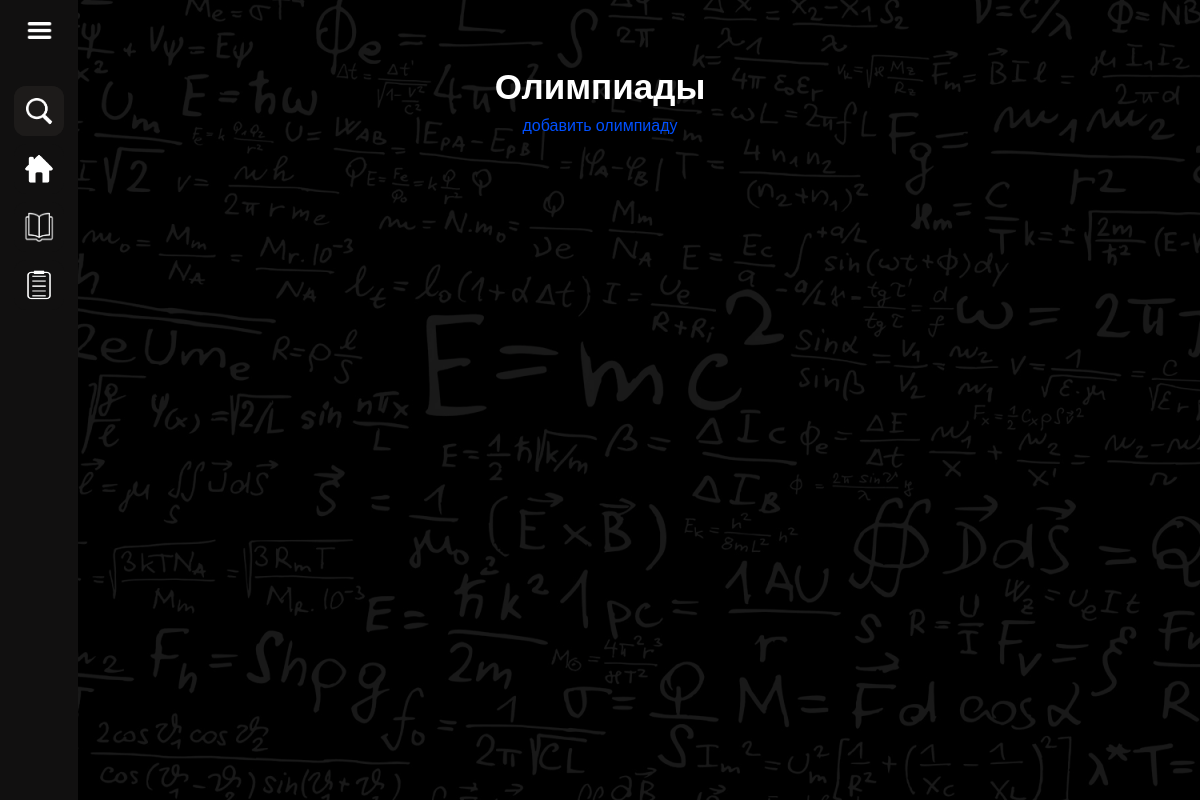
The page /phisics/ (signed in) on the database as committed earlier.
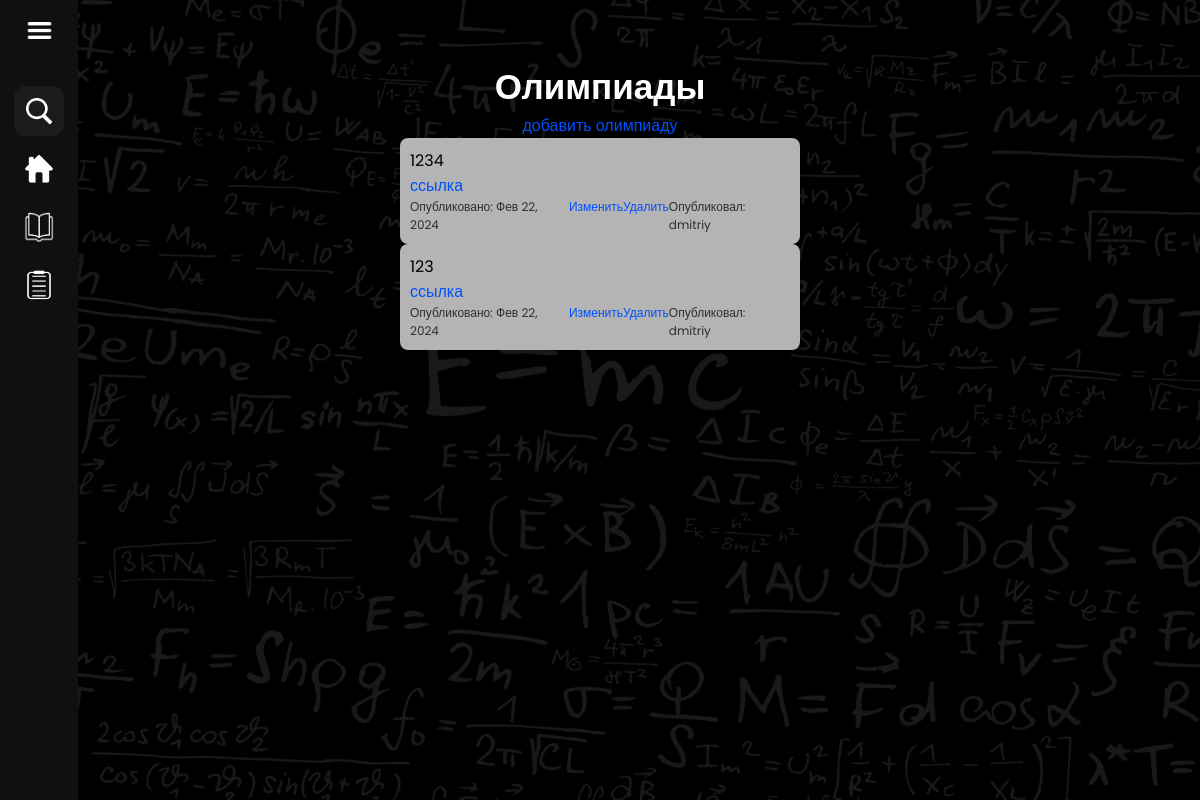
The same page on the database as committed later.
### blog/models.py (models this page shows, shortened)
class Post(models.Model):
    title = models.CharField(max_length=120)
    content = models.TextField()
    index = models.CharField(max_length=1)
    published_at = models.DateTimeField(default=timezone.now)
    author = models.ForeignKey(User, on_delete=models.CASCADE)
    class Meta:
        ordering = ['-published_at']

### blog/views.py (the view)
# urls.py: path('phisics/', views.phisics, name='phisics'),
def phisics(request):
    posts = Post.objects.filter(index='p')
    context = {
        'posts': posts,
        'group': request.user.groups.all()
    }
    return render(request, 'blog/phisics.html', context)

### blog/templates/blog/phisics.html (shortened to what this page needs)
{% extends 'base.html' %}
{%load static %}
{% block sbar %}
      <div class="logo-details">
        <i class='bx bx-menu' id="btn"><img src="{% static 'imajes/3lines.png' %}" style="width: 27px; height: 27px;"/></i>
      </div>
      <ul class="nav-list">
        <li>
          <i class='bx bx-search' style="width: 27px; padding-left: 1px; padding-top: 2px;"><img src="{% static 'imajes/loupe.png' %}" style="width: 27px; height: 27px;"/></i>
        </li>
        <li>
          <a href="{% url 'posts' %}">
            <i class='bx bx-user'><img src="{% static 'imajes/home.png' %}" /></i>
          </a>
        </li>
        <li>
          <a href="#">
            <i class='bx bx-user'><img src="{% static 'imajes/book.png' %}" style="filter:invert(180);" /></i>
          </a>
        </li>
        <li>
          <a href="{% url 'phisics-task' %}">
            <i class='bx bx-user'><img src="{% static 'imajes/taskimg.png' %}" style="filter:invert(180);" /></i>
          </a>
        </li>
      </ul>
{% endblock sbar %}
{% block content %}
    <section class="home">
        <div class="backgroundimgp"></div>
    	<ul class="wrapper">
            <h2 style="color: #fff; font-size: 35px;">Олимпиады</h2>
            {% if request.user.is_authenticated and group %}
                <a href="{% url 'post-create' %}">добавить олимпиаду</a>
            {% endif %}
            {% for post in posts %}
                <li class="block">
                    <div class="background">
                        <p>{{ post.title }}</p>
                        <a href="{{ post.content }}">ссылка</a>
                        <small>Опубликовано: {{ post.published_at | date:"M d, Y" }}
                            {% if request.user.is_authenticated and group %}
                                <a href="{% url 'post-edit' post.id %}">Изменить</a>
                                <a href="{% url 'post-delete' post.id%}">Удалить</a>
                                Опубликовал: {{ post.author }}
                            {% endif %}
                        </small>
                    </div>
                </li>
            {% endfor %}
        </ul>
    </section>
{% endblock content %}

### templates/base.html (shortened to what this page needs)
{%load static %}
<!DOCTYPE html>
<html lang="en" >
  <head>
    <link rel="stylesheet" href="{% static 'css/style1.css' %}" />
  </head>
  <body>
    <div class="sidebar">
      {%block sbar%}
      {%endblock sbar%}
    </div>
    <div class="main-content">
      {%block content%}
      {%endblock content%}
    </div>
  </body>
</html>

### static/css/style1.css (style rules this page uses)
.main-content { background-color: #000; }
.backgroundimgp, .backgroundimgm, .backgroundimgi { width: 100%; height: 100vh; position: fixed; background-color: #000; background-position: center; background-size: cover; pointer-events: none; }
.backgroundimgp { background-image: url("../imajes/phisicsbackground.jpg"); filter: brightness(0.1); }
.wrapper { position: absolute; top: 5%; width: 100%; display: flex; flex-direction: column; align-items: center; justify-content: center; padding: 20px 100px; overflow: hidden; background: transparent; }
.wrapper a { text-decoration: none; color: #0150ff; }
.sidebar { position: fixed; left: 0; top: 0; height: 100%; width: 78px; background: #111010; padding: 6px 14px; z-index: 99; transition: all 0.5s ease; }
.sidebar .logo-details { height: 60px; display: flex; align-items: center; position: relative; }
.sidebar .logo-details #btn { position: absolute; top: 50%; right: 0; transform: translateY(-50%); font-size: 22px; transition: all 0.4s ease; font-size: 23px; text-align: center; cursor: pointer; transition: all 0.5s ease; }
.sidebar i { color: #fff; height: 60px; min-width: 50px; font-size: 28px; text-align: center; line-height: 60px; }
.sidebar .nav-list { margin-top: 20px; height: 100%; }
.sidebar li { position: relative; margin: 8px 0; list-style: none; }
.sidebar .bx-search { position: absolute; top: 50%; left: 0; transform: translateY(-50%); font-size: 22px; background: #1d1b1a; color: #fff; }
.sidebar .bx-search img { height: 30px; width: 30px; border-radius: 6px; margin-top: 10px; }
.sidebar li a { display: flex; height: 100%; width: 100%; border-radius: 12px; align-items: center; text-decoration: none; transition: all 0.4s ease; background: #111010; }
.sidebar li i { height: 50px; line-height: 50px; font-size: 18px; border-radius: 12px; }
.sidebar li img { height: 30px; width: 30px; border-radius: 6px; margin-top: 10px; }

Rows that differ between the two databases and show on the page:
added Post: title "1234", published_at "Фев 22, 2024", author "dmitriy"
added Post: title "123", published_at "Фев 22, 2024", author "dmitriy"
